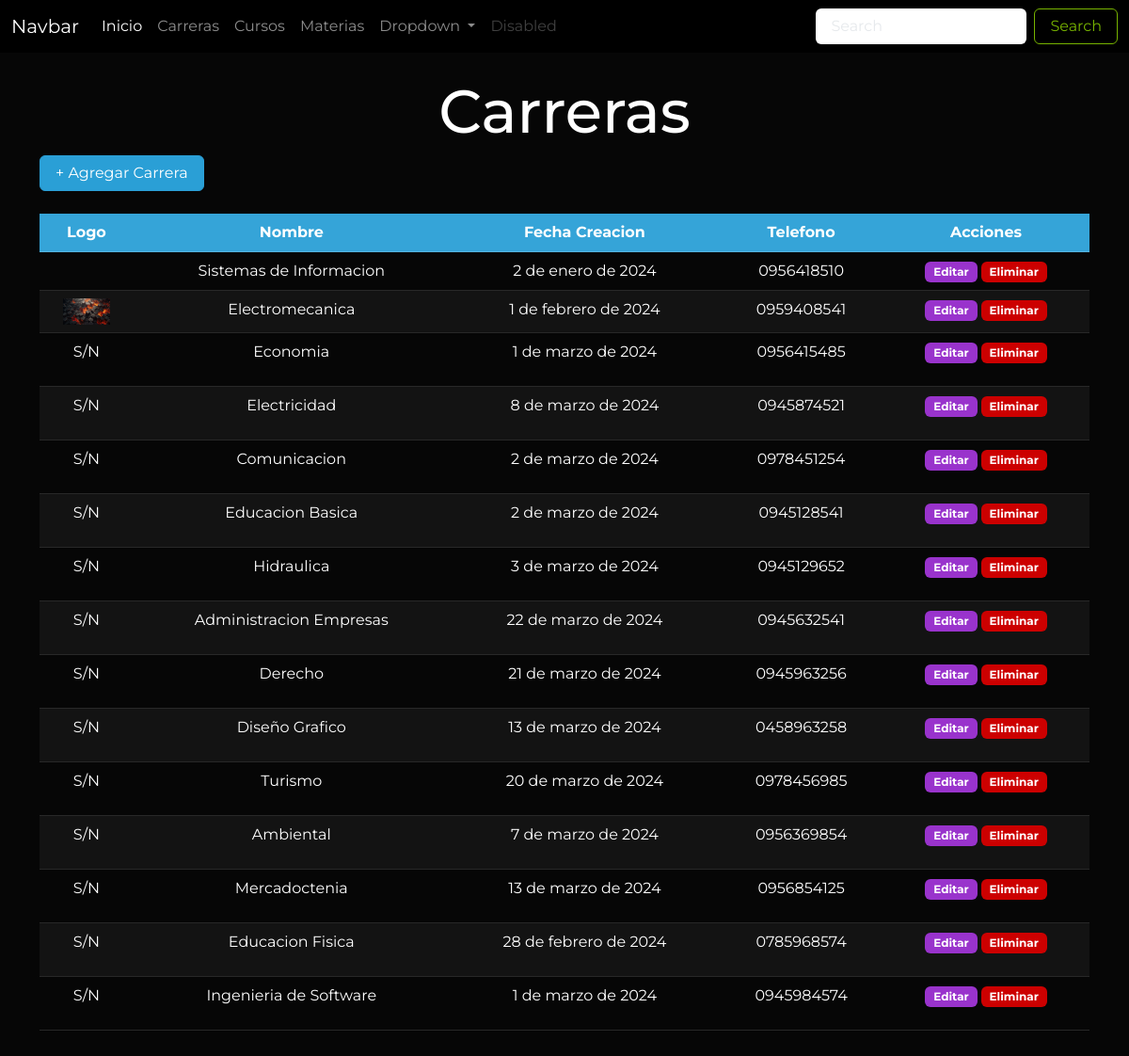
Before: /carreras/ with the older database file.
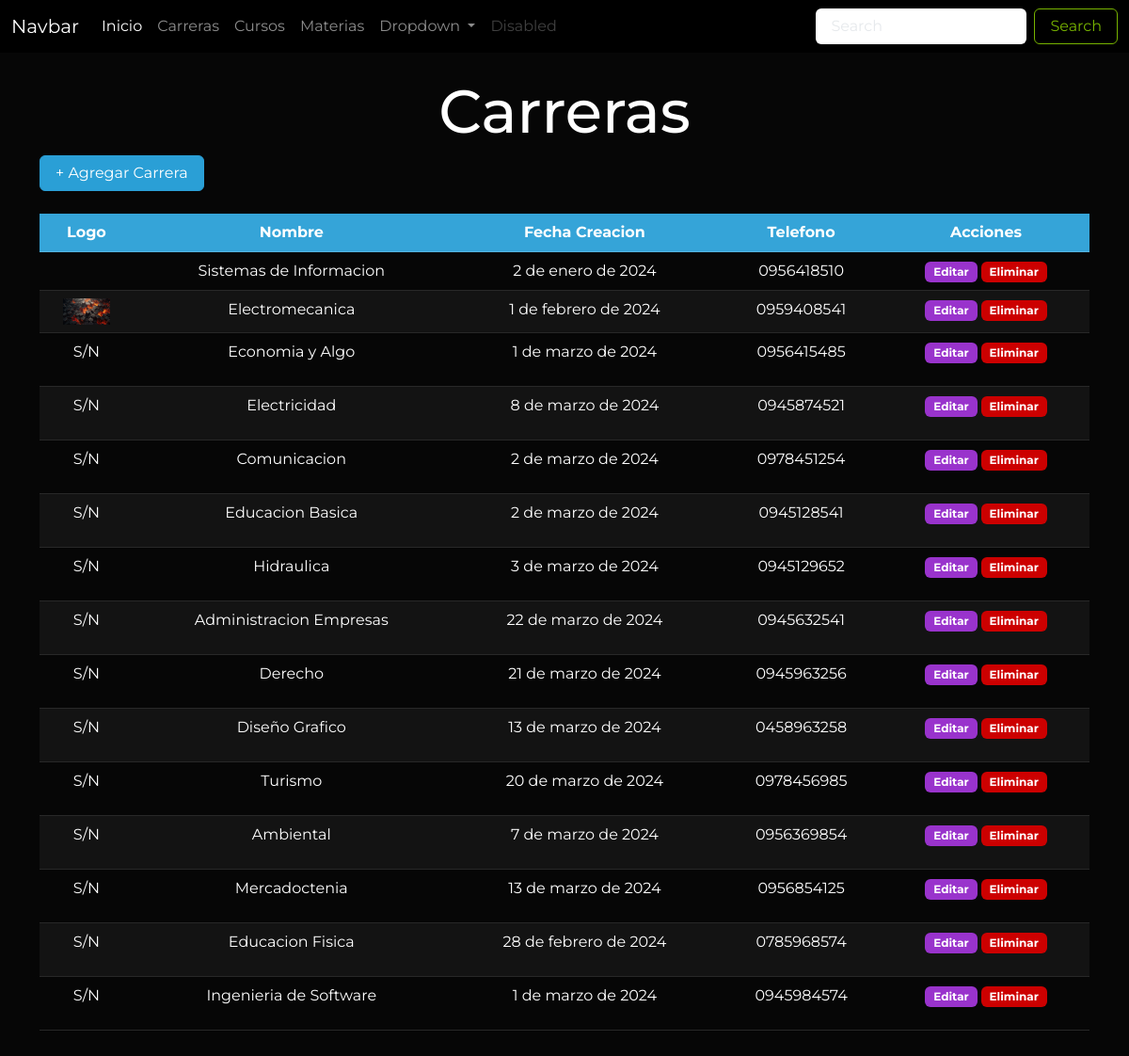
After: the same page with the newer database file.
### Aplicaciones/Educacion/models.py (models this page shows, shortened)
class Carrera(models.Model):
    id_car=models.AutoField(primary_key=True)
    nombre_car=models.CharField(max_length=50)
    fecha_creacion_car=models.DateField()
    telefono_car=models.CharField(max_length=10)
    logo_car=models.FileField(upload_to='carreras', null=True)

### Aplicaciones/Educacion/views/carrera_views.py (the view)
# urls.py: path('carreras/', carrera_views.carreras, name="carreras"),
def carreras(request):
    carrerasDbb = Carrera.objects.all()
    return render(request, 'carreras.html', {
        "carreras": carrerasDbb
    })

### Aplicaciones/Educacion/templates/carreras.html (shortened to what this page needs)
{% extends 'plantilla.html' %} {% load static %}  {% block contenido %}
<div class="container">
  <h1 class="text-center mt-4">Carreras</h1>
  <button
    type="button"
    class="btn btn-primary mb-4"
    data-bs-toggle="modal"
    data-bs-target="#exampleModal"
  >
    + Agregar Carrera
  </button>
  {% if carreras %}
  <div class="table-responsive mb-4">
    <table class="table table-hover table-striped text-center" id="tabla">
      <thead class="table-primary">
        <tr>
          <th>Logo</th>
          <th>Nombre</th>
          <th>Fecha Creacion</th>
          <th>Telefono</th>
          <th>Acciones</th>
        </tr>
      </thead>
      <tbody>
        {% for carrera in carreras %}
        <tr>
          <td>
            {% if carrera.logo_car %}
            <img src="{{carrera.logo_car.url}}" alt="" width="50" />
            {% else %}
            <p>S/N</p>
            {% endif %}
          </td>
          <td>{{carrera.nombre_car}}</td>
          <td>{{carrera.fecha_creacion_car}}</td>
          <td>{{carrera.telefono_car}}</td>
          <td>
            <a
              href="{% url 'editar_carrera' carrera.id_car %}"
              class="btn badge bg-info"
              >Editar</a
            >
            <a
              href="javascript:void(0)"
              onclick="eliminarFila('/eliminar_carrera/{{carrera.id_car}}', 'Carrera')"
              class="btn badge bg-danger"
              >Eliminar</a
            >
          </td>
        </tr>
        {% endfor %}
      </tbody>
    </table>
  </div>
  {% else %}
  <div class="alert alert-warning mt-4 text-center">
    No hay registros de carreras
  </div>
  {% endif %}
</div>
{% endblock contenido %}

Changed rows visible on the page:
changed Carrera: nombre_car "Economia" → "Economia y Algo"
